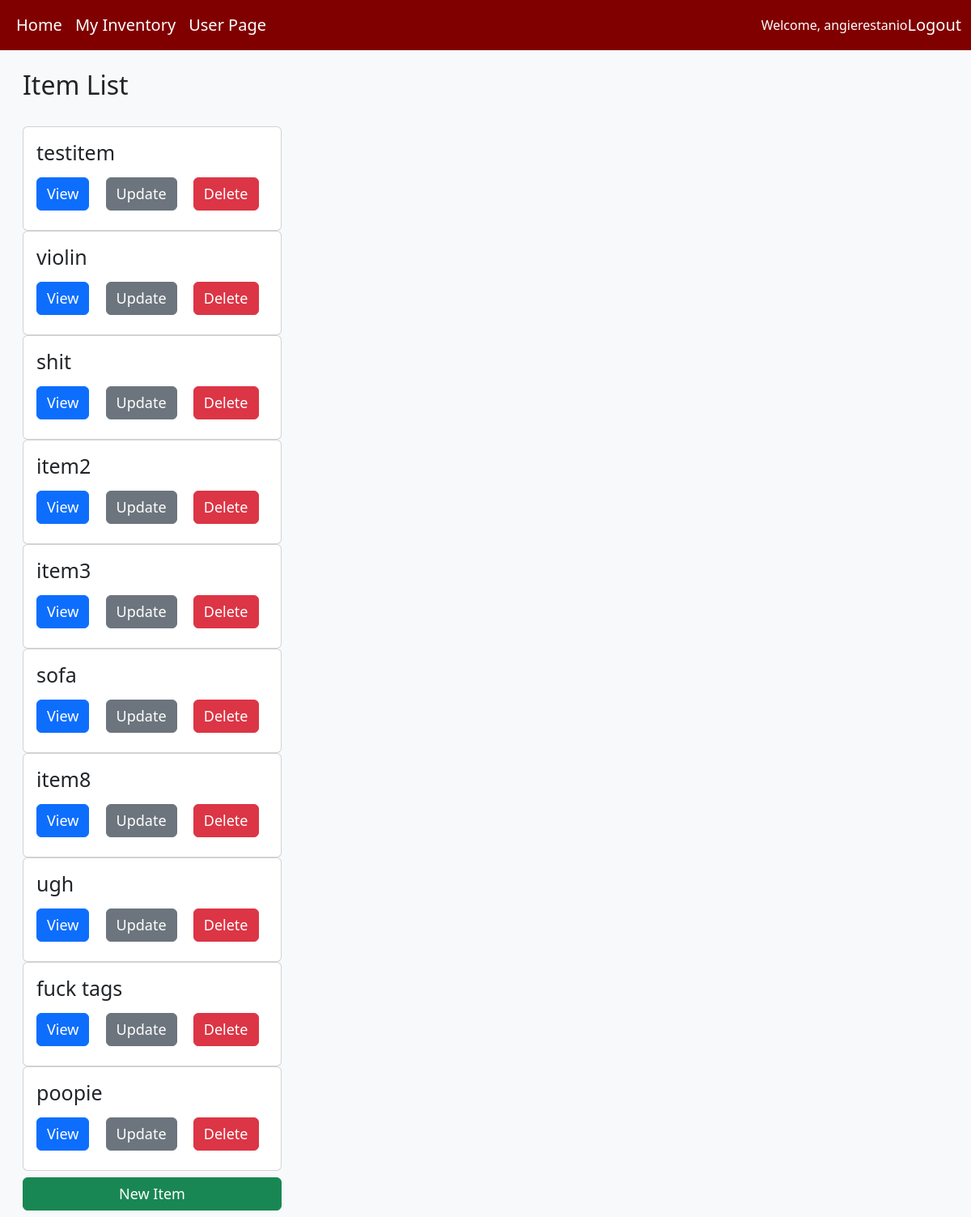
The app's page /items/ (signed in) with its own data.
### inventory_app/models.py (models this page shows, shortened)
class Item(models.Model):
    name = models.CharField(max_length = 200)
    description = models.TextField(blank=True)
    serial_number = models.CharField(max_length=100, blank=True)
    price = models.DecimalField(max_digits=10, decimal_places=2)
    image = models.ImageField(upload_to='uploads/', null=True, blank=True)
    inventory = models.ForeignKey(Inventory, on_delete=models.CASCADE, null=True)
    tag = models.ManyToManyField(to=Tag)
    def get_absolute_url(self):
        return reverse('item-detail', args=[str(self.id)])

### inventory_app/views.py (the view)
# urls.py: path('items/', views.ItemListView.as_view(), name='items'),
class ItemListView(generic.ListView):
    model = Item

### inventory_app/templates/inventory_app/item_list.html (shortened to what this page needs)
{% extends 'inventory_app/base_template.html' %}
{% block content %}
<body class="bg-light">
<div class="container-fluid mx-3">
    <br>
    <h2>Item List</h2>
    <br>
    {% if item_list %}
        <div class="card-columns">
            {% for item in item_list %}
                <div class="card me-4" style="max-width: 320px;">
                    <div class="card-body">
                        <h5 class="card-title" style="font-size: 25px;">{{ item.name }}</h5>
                        <a href="{{ item.get_absolute_url }}" class="btn btn-primary me-2" style="font-size: 18px;" role="button">View</a>
                        {% if request.user.is_authenticated %}
                            <a href="{% url 'update_item' item.id %}" class="btn btn-secondary m-2" style="font-size: 18px;" role="button">Update</a>
                            <a href="{% url 'delete_item' item.id %}" class="btn btn-danger m-2" style="font-size: 18px;" role="button">Delete</a>
                        {% endif %}
                    </div>
                </div>
            {% endfor %}
        </div>
    {% else %}
        <p style="font-size: 20px;">No items have been added.</p>
    {% endif %}
    <div class="mx-0 my-2">
        {% if request.user.is_authenticated %}
            <a class="btn btn-success" style="width: 320px; font-size: 18px" href="{% url 'create_item' %}" role="button">New Item</a>
        {% endif %}
    </div>
</div>
</body>
{% endblock %}

### inventory_app/templates/inventory_app/base_template.html (shortened to what this page needs)
{% load static %}
<!DOCTYPE html>
<html lang="en">
<head>
{% load bootstrap5 %}
{% bootstrap_css %}
</head>
<body>
<nav class="navbar navbar-expand-md navbar-dark" style="background-color: #800000;">
    <div class="container-fluid">
        <div class="collapse navbar-collapse" id="navbarNav">
            <ul class="navbar-nav">
                <li class="nav-item">
                    <a class="nav-link text-white" style="font-size: 20px;" href="{% url 'index' %}" aria-label="Visit the homepage">Home</a>
                </li>
                {% if request.user.is_authenticated %}
                    {% if request.user.owner.inventory.id %}
                        <li class="nav-item"><a class="nav-link text-white" style="font-size: 20px;" href="{% url 'inventory-detail' request.user.owner.inventory.id %}" aria-label="View inventory">My Inventory</a></li>
                    {% endif %}
                {% endif %}
                <li>
                    {% if request.user.is_authenticated %}
                        <a class="nav-link text-white" style="font-size: 20px;" href="{% url 'user_page' %}" aria-label="View list of items">User Page</a>
                    {% endif %}
                </li>
            </ul>
        </div>
        {% if request.user.is_authenticated %}
            <span style="color: white;" >Welcome, {{request.user}}</span>
            <span><a class="nav-link text-white" style="font-size: 20px;" href="{% url 'logout' %}">Logout</a></span>
        {% else %}
            {% if request.path != '/accounts/login/' %}
                <span><a class="nav-link text-white" style="font-size: 20px;" href="{% url 'login' %}">Login</a></span>
            {% endif %}
        {% endif %}
    </div>
 </nav>
{% block content %}
{% endblock %}
</body>
</html>

### records on screen
Item: name "testitem"
Item: name "violin"
Item: name "shit"
Item: name "item2"
Item: name "item3"
Item: name "sofa"
Item: name "item8"
Item: name "ugh"
Item: name "fuck tags"
Item: name "poopie"

### other values on screen
{{ request.user }} "angierestanio"
